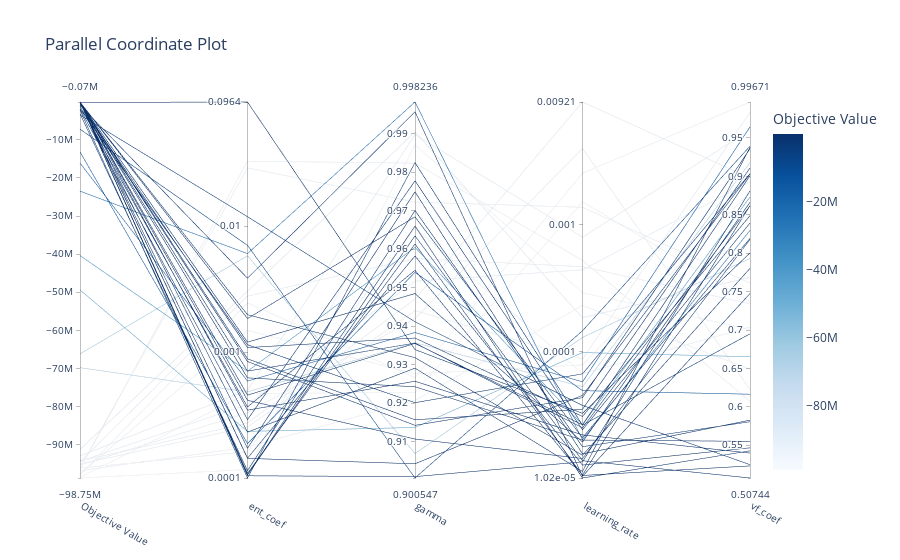

The notebook cell this image was saved under:
### Markdown cell above
**Parallel Coordinate Plot**

This plot helps visualize the relationships between hyperparameters and the objective value. It’s useful for spotting trends or correlations.

### Code cell
from optuna.visualization import plot_parallel_coordinate

fig = plot_parallel_coordinate(study)
fig.show()
